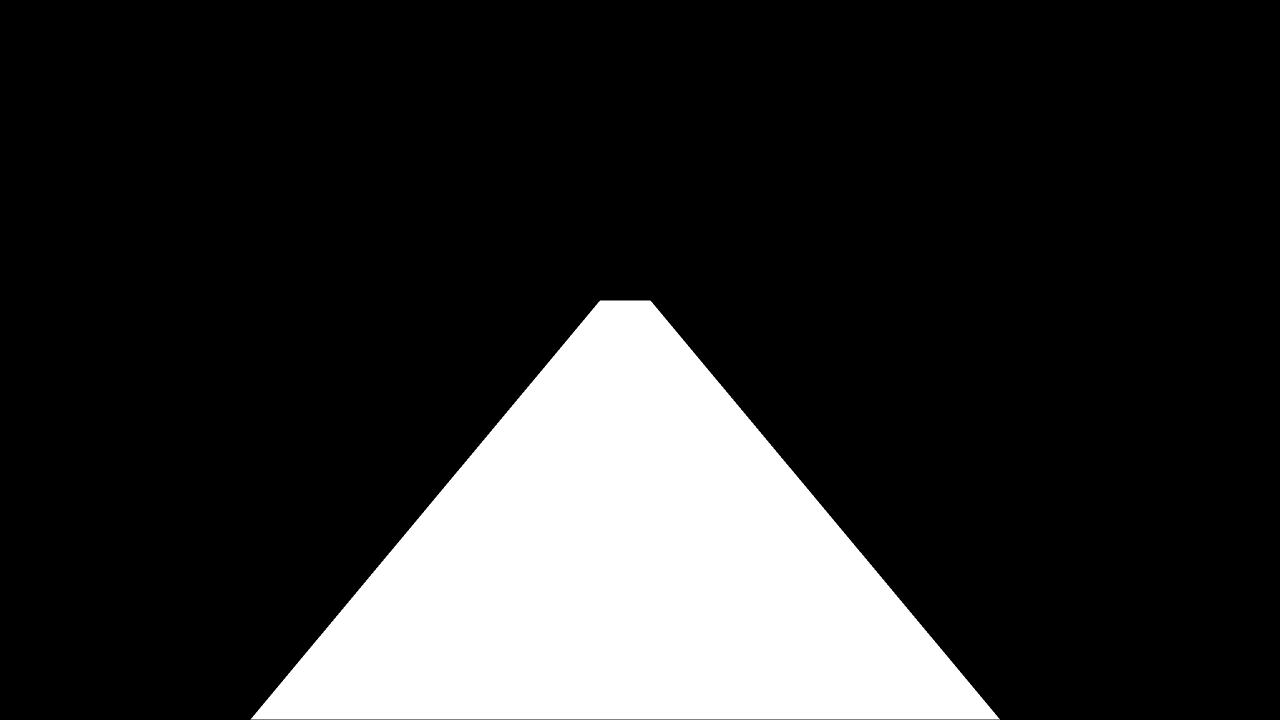
#> input picture DL_PY/camera_testing/out1.jpg, 2560 x 1440 px, found by its file name (shown at 1/2 size)
$ python picture_test.py   (older library calls are emulated)
#> lines starting #> are read from the running program, lines starting #| are printed output that depends on the picture; long printed decimals are rounded; pictures that were not available may be replaced by others from this repository, and a replacement may not be noted
import cv2
import  numpy as np
import matplotlib.pyplot as plt
from PIL import Image
import numpy as np
import pandas as pd
from sklearn import svm
shd=np.array(Image.open("out1.jpg"))
#> shd is the input picture: shape (1440, 2560, 3); min 0, max 255, mean 46.4

def analyseTwoImage(im1,im2,shd2):
    maxx=(im1>im2)*im1+(im1<im2)*im2
    minn=(im1>im2)*im2+(im1<im2)*im1
    score = np.sum((maxx-minn)&shd2)
    if score!=0:
        score=score/np.sum((maxx-minn)&shd2>0)
    return score
def checkSobel(img):
    x=cv2.Sobel(img,cv2.CV_16S,1,0)
    y=cv2.Sobel(img,cv2.CV_16S,0,1)
    Scale_absX=cv2.convertScaleAbs(x,y)
    #显示sobel 检测后的图片
    # cv2.imshow('absY', Scale_absX)
    # cv2.waitKey()
    return Scale_absX


def inputImage(address,address1):
	return np.array(Image.open(address)),np.array(Image.open(address1));

m=3
i=1
xlabel=[]
while i<m:
    a,b=inputImage("%d.bmp"%(i),"%d.bmp"%(i+1))
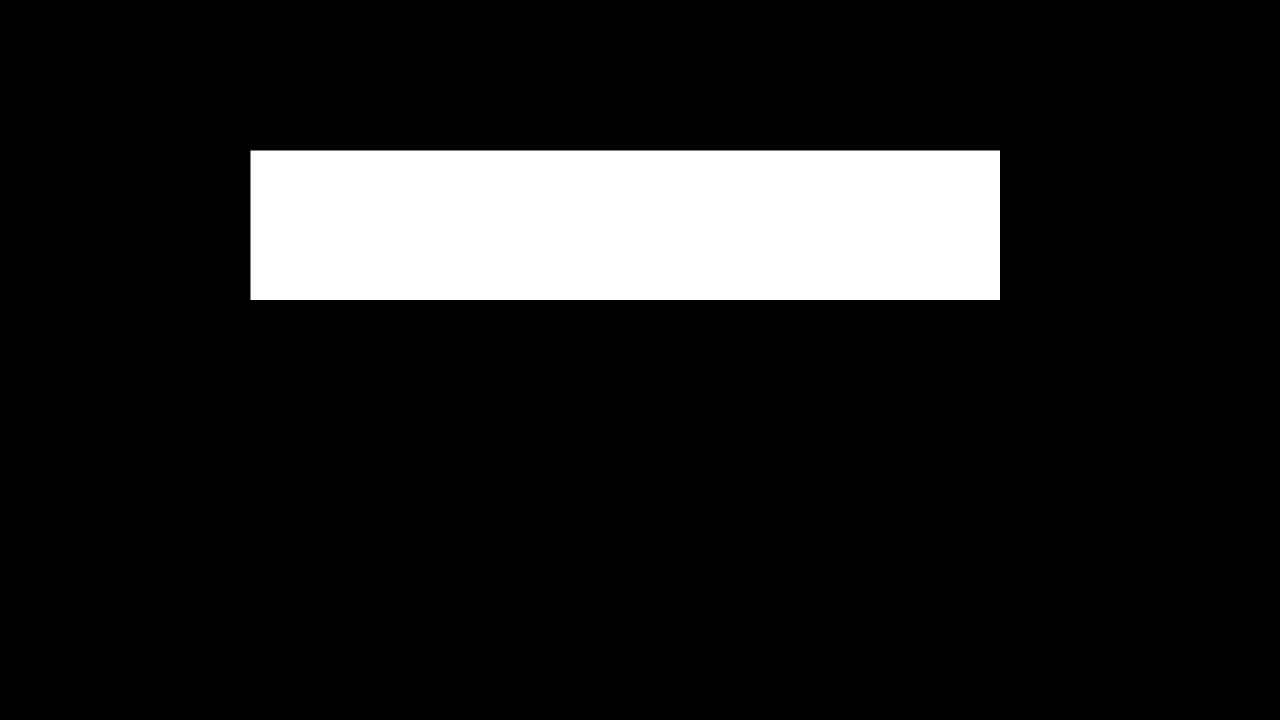
#> input picture DL_PY/camera_testing/out2.jpg, 2560 x 1440 px, given in place of 1.bmp, which was not available (shown at 1/2 size)
#> a is the input picture: shape (1440, 2560, 3); min 0, max 255, mean 31
    xlabel.append(analyseTwoImage(checkSobel(a),checkSobel(b),shd))
#> in checkSobel, `y=cv2.Sobel(img,cv2.CV_16S,0,1)`:
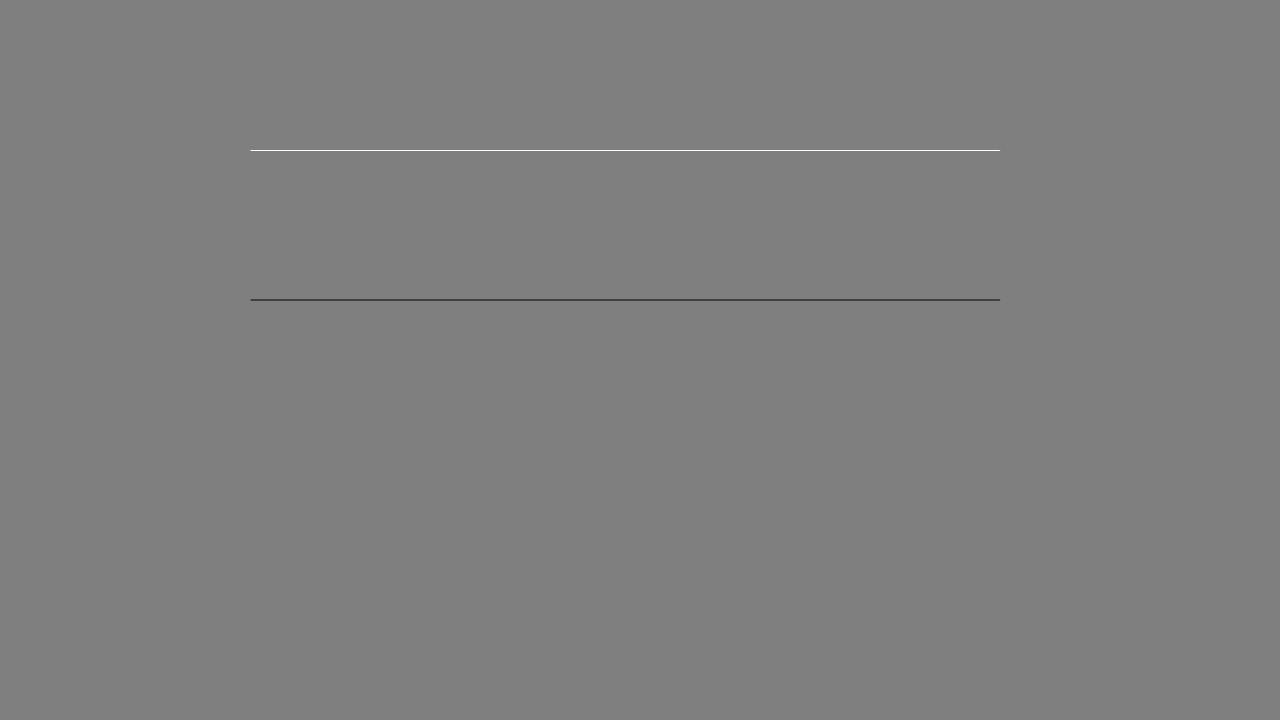
#> y: shape (1440, 2560, 3) int16 (shown at 1/2 size); min -1020, max 1020, mean 0; drawn with min black and max white
#> in checkSobel, `Scale_absX=cv2.convertScaleAbs(x,y)`:
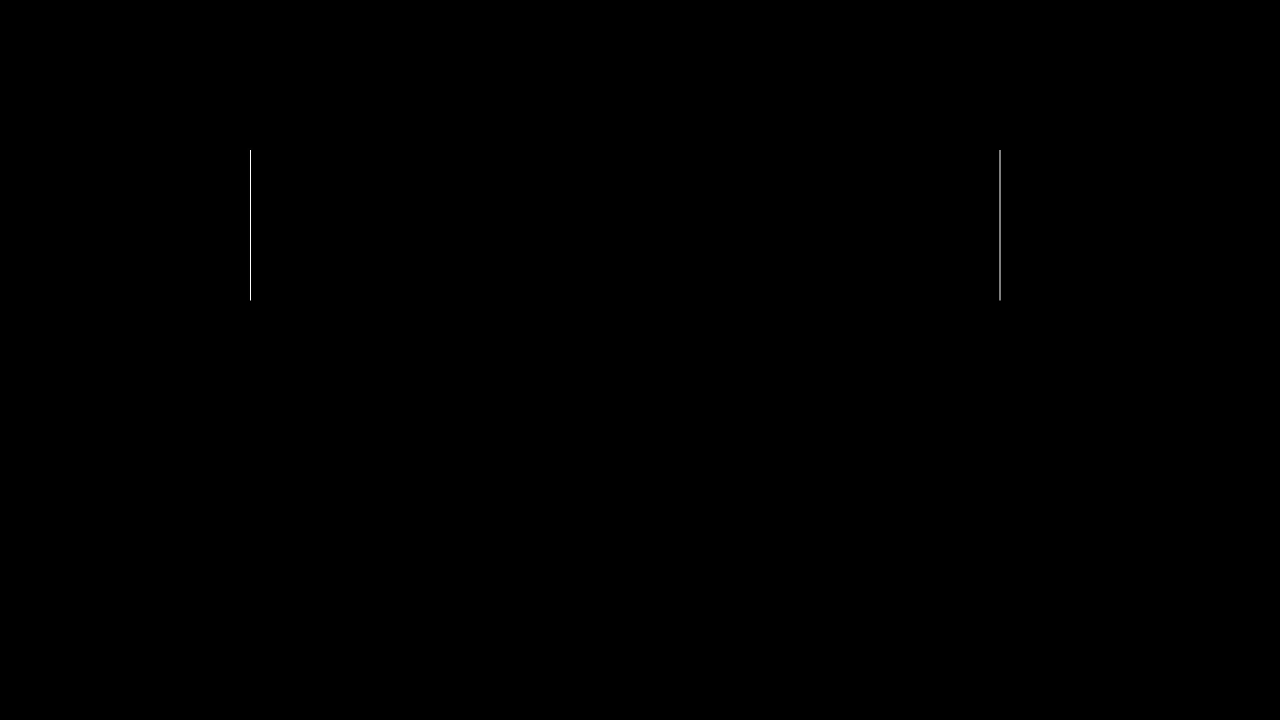
#> Scale_absX: shape (1440, 2560, 3) (shown at 1/2 size); min 0, max 255, mean 0.1
#> in analyseTwoImage, `minn=(im1>im2)*im2+(im1<im2)*im1`: minn: shape (1440, 2560, 3); every value is 0
#> in analyseTwoImage, `score = np.sum((maxx-minn)&shd2)`: score = 2423325
#> in analyseTwoImage, `score=score/np.sum((maxx-minn)&shd2>0)`: score = 61.32
    i+=1


print(xlabel)
#| [61.316, 0]

x = range(1,m)#数据在x轴的位置，是一个可迭代对象
# plt.plot(x,xlabel)#传入xy轴
plt.bar(x,xlabel)
plt.xlabel("num")
plt.ylabel("SCORE")
plt.show()#输出
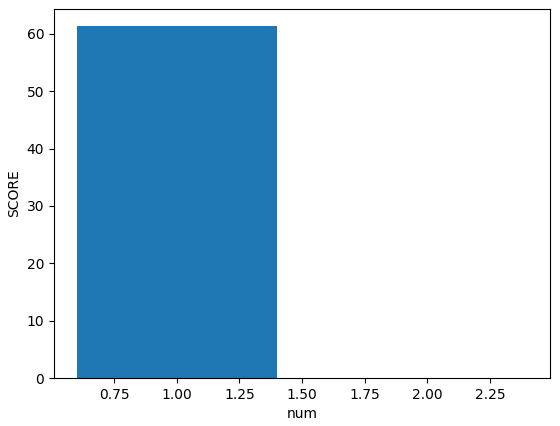
#> figure drawn by matplotlib, 1 panel
